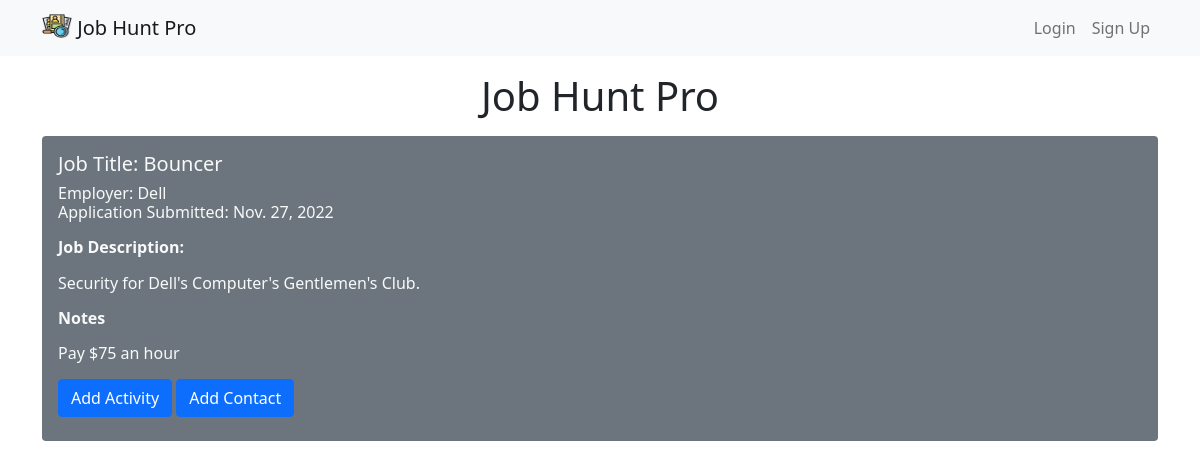
/detail/3, run on the app's committed database.
### jobhunt/models.py (models this page shows, shortened)
class Job(models.Model):
    employer = models.CharField(max_length=100)
    job_title = models.CharField(max_length=100, blank=True)
    job_description = models.TextField(blank=True)
    notes = models.TextField(blank=True)
    application_date = models.DateField(auto_now_add=True)
    user = models.ForeignKey(User, on_delete=models.CASCADE)

### jobhunt/views.py (the view)
# urls.py: path('detail/<int:job_id>', views.job_detail, name='job_detail'),
def job_detail(request, job_id):
    job = get_object_or_404(Job, pk=job_id)
    return render(request, 'jobhunt/pages/job_detail.html', {'job': job })

### jobhunt/templates/jobhunt/pages/job_detail.html (shortened to what this page needs)
{% extends "base.html"  %}
{% block content %}
    <h1 class="my-3 text-center">Job Hunt Pro</h1>
    <div class="container text-light">
        <div class="container-fluid p-3 my-3 bg-secondary rounded">
            <h5>Job Title: {{ job.job_title }}</h5>
            <h6>Employer: {{ job.employer }}
            <p>Application Submitted: {{ job.application_date }}
            <p><strong>Job Description:</strong></p>
            <p>{{ job.job_description|linebreaks }}</p>
            {% if job.notes %}
                <p><strong>Notes</strong></p>
                <p>{{ job.notes|linebreaks }}</p>
            {% endif %}
            <a href="{% url 'jobhunt:add_activity' job.id %}" class="btn btn-primary">
                Add Activity
            </a>
            <a href="{% url 'jobhunt:add_contact' job.id %}" class="btn btn-primary">
                Add Contact
            </a>
        </div>
    </div>
{% endblock %}

### data on the page
Job: job_title "Bouncer", employer "Dell", application_date "Nov. 27, 2022", job_description "Security for Dell's Computer's Gentlemen's Club.", notes "Pay $75 an hour"
